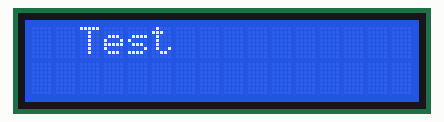
Simulated run of this sketch. Board: Arduino Uno, built with avr-gcc and run on an emulated ATmega328P. Shown: 16×2 character LCD.

Above: at 0.1 s.
At 3.1 s:
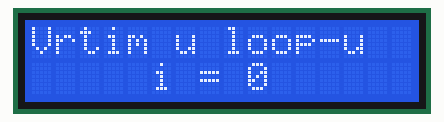
At 6.2 s:
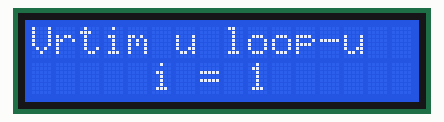
At 9.2 s:
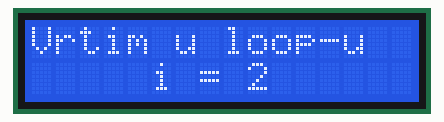
At 18.3 s:
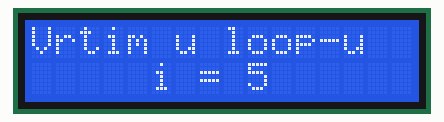
At 36.4 s:
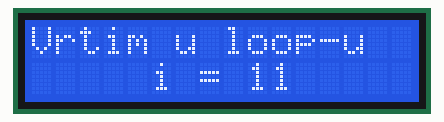

Measured:
- what the display in image 1 shows lasts 3.0 s, from 3.1 s to 6.1 s

The sketch:

test_lcd_I2C.ino
```cpp
#include <LiquidCrystal_I2C.h>

int i = 0;

LiquidCrystal_I2C lcd(0x27,16,2);

void setup() {
  // put your setup code here, to run once:
  lcd.init();
  Serial.begin(9600);
  lcd.backlight();
  lcd.setCursor(2, 0);
  lcd.print("Test");
  delay(3000);
  lcd.clear();
}

void loop() {
  // put your main code here, to run repeatedly:
  lcd.print("Vrtim u loop-u");
  lcd.setCursor(5, 1);
  lcd.print("i = ");
  lcd.setCursor(9, 1);
  lcd.print(i);
  i++;
  delay(3000);
  lcd.clear();
}
```
